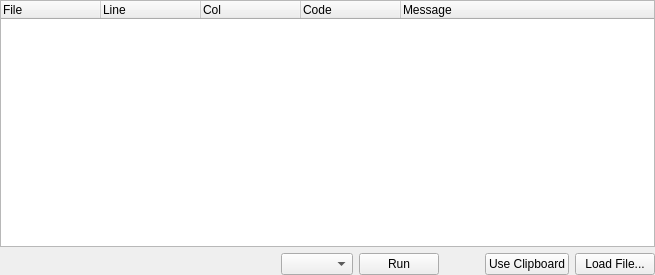
<?xml version="1.0" encoding="UTF-8"?>
<ui version="4.0">
 <class>CodeinfoWidget</class>
 <widget class="QWidget" name="CodeinfoWidget">
  <property name="geometry">
   <rect>
    <x>0</x>
    <y>0</y>
    <width>655</width>
    <height>275</height>
   </rect>
  </property>
  <layout class="QGridLayout">
   <property name="margin">
    <number>0</number>
   </property>
   <item row="0" column="0">
    <widget class="QTreeWidget" name="lstCodeinfo">
     <property name="horizontalScrollBarPolicy">
      <enum>Qt::ScrollBarAlwaysOff</enum>
     </property>
     <property name="rootIsDecorated">
      <bool>false</bool>
     </property>
     <property name="itemsExpandable">
      <bool>false</bool>
     </property>
     <property name="allColumnsShowFocus">
      <bool>true</bool>
     </property>
     <property name="columnCount">
      <number>5</number>
     </property>
     <column>
      <property name="text">
       <string>File</string>
      </property>
     </column>
     <column>
      <property name="text">
       <string>Line</string>
      </property>
     </column>
     <column>
      <property name="text">
       <string>Col</string>
      </property>
     </column>
     <column>
      <property name="text">
       <string>Code</string>
      </property>
     </column>
     <column>
      <property name="text">
       <string>Message</string>
      </property>
     </column>
    </widget>
   </item>
   <item row="1" column="0">
    <layout class="QHBoxLayout">
     <item>
      <widget class="QLabel" name="lblStatus">
       <property name="text">
        <string/>
       </property>
      </widget>
     </item>
     <item>
      <spacer>
       <property name="orientation">
        <enum>Qt::Horizontal</enum>
       </property>
       <property name="sizeHint" stdset="0">
        <size>
         <width>31</width>
         <height>20</height>
        </size>
       </property>
      </spacer>
     </item>
     <item>
      <widget class="QComboBox" name="cmbActions">
       <property name="editable">
        <bool>false</bool>
       </property>
      </widget>
     </item>
     <item>
      <widget class="QPushButton" name="btnRun">
       <property name="text">
        <string>Run</string>
       </property>
      </widget>
     </item>
     <item>
      <spacer name="horizontalSpacer">
       <property name="orientation">
        <enum>Qt::Horizontal</enum>
       </property>
       <property name="sizeType">
        <enum>QSizePolicy::Fixed</enum>
       </property>
       <property name="sizeHint" stdset="0">
        <size>
         <width>40</width>
         <height>20</height>
        </size>
       </property>
      </spacer>
     </item>
     <item>
      <widget class="QPushButton" name="btnClipboard">
       <property name="text">
        <string>Use Clipboard</string>
       </property>
      </widget>
     </item>
     <item>
      <widget class="QPushButton" name="btnBacktrace">
       <property name="text">
        <string>Load File...</string>
       </property>
      </widget>
     </item>
    </layout>
   </item>
  </layout>
 </widget>
 <resources/>
 <connections/>
</ui>
